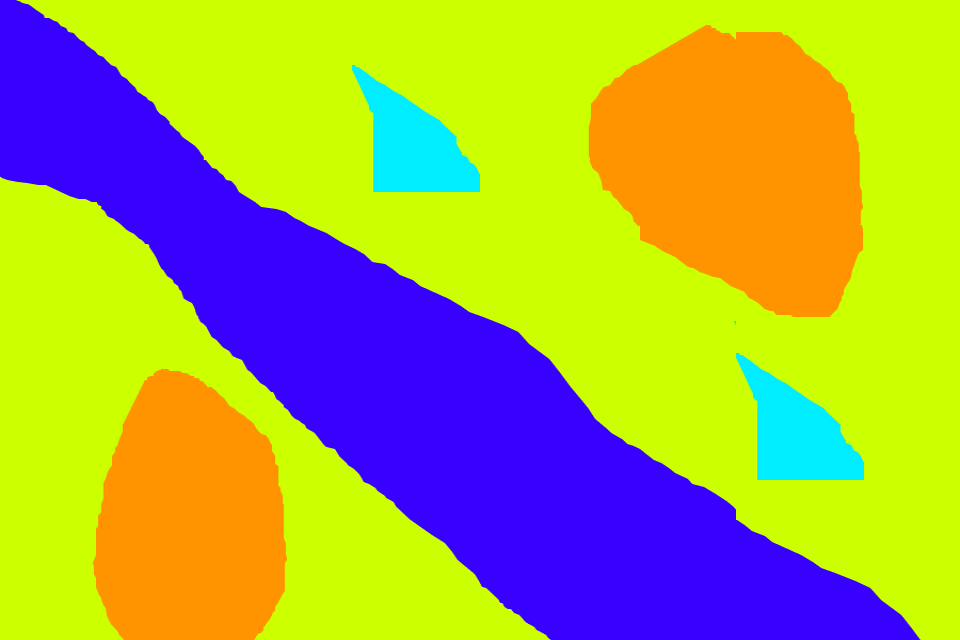

A level layout from a 2D game, rendered from its tile map. Below: a short description, then the map file with tile-grid data replaced by summaries:
An orthogonal 30x20 tile map with 32x32 px tiles, 1 tile layer (Background) and 5 objects.

<map version="1.0" orientation="orthogonal" width="30" height="20" tilewidth="32" tileheight="32">
 <tileset firstgid="1" name="background" tilewidth="32" tileheight="32">
  <image source="background.png" width="1280" height="960" />
 </tileset>
 <layer name="Background" width="30" height="20">
  <data>[600 cells, 600 non-empty, 480 distinct tile ids]</data>
 </layer>
 <objectgroup name="Areas" width="30" height="20">
  <object x="0" y="0">
   <properties>
    <property name="amount" value="20" />
    <property name="type" value="water" />
   </properties>
   <polygon points="0,0 0,175 97,201 149,243 219,345 451,548 549,640 919,640 863,585 804,559 737,523 731,503 596,420 520,333 276,208 252,203 95,48 23,-1" />
  </object>
  <object x="705" y="24">
   <properties>
    <property name="amount" value="10" />
    <property name="type" value="light" />
   </properties>
   <polygon points="0,0 -108,72 -116,140 -64,203 -61,216 72,289 127,292 157,223 149,87 119,39 81,7" />
  </object>
  <object x="165" y="368">
   <properties>
    <property name="amount" value="5" />
    <property name="type" value="light" />
   </properties>
   <polygon points="0,0 -21,13 -61,119 -69,208 -43,269 89,271 120,220 111,79 53,27 28,7" />
  </object>
  <object x="352" y="64">
   <properties>
    <property name="type" value="rock" />
   </properties>
   <polygon points="0,0 19,48 20,125 128,127 123,101 101,83 103,71 64,40" />
  </object>
  <object x="736" y="352">
   <properties>
    <property name="type" value="rock" />
   </properties>
   <polygon points="0,0 21,51 21,127 128,127 127,104 105,84 103,71 57,35" />
  </object>
 </objectgroup>
</map>
